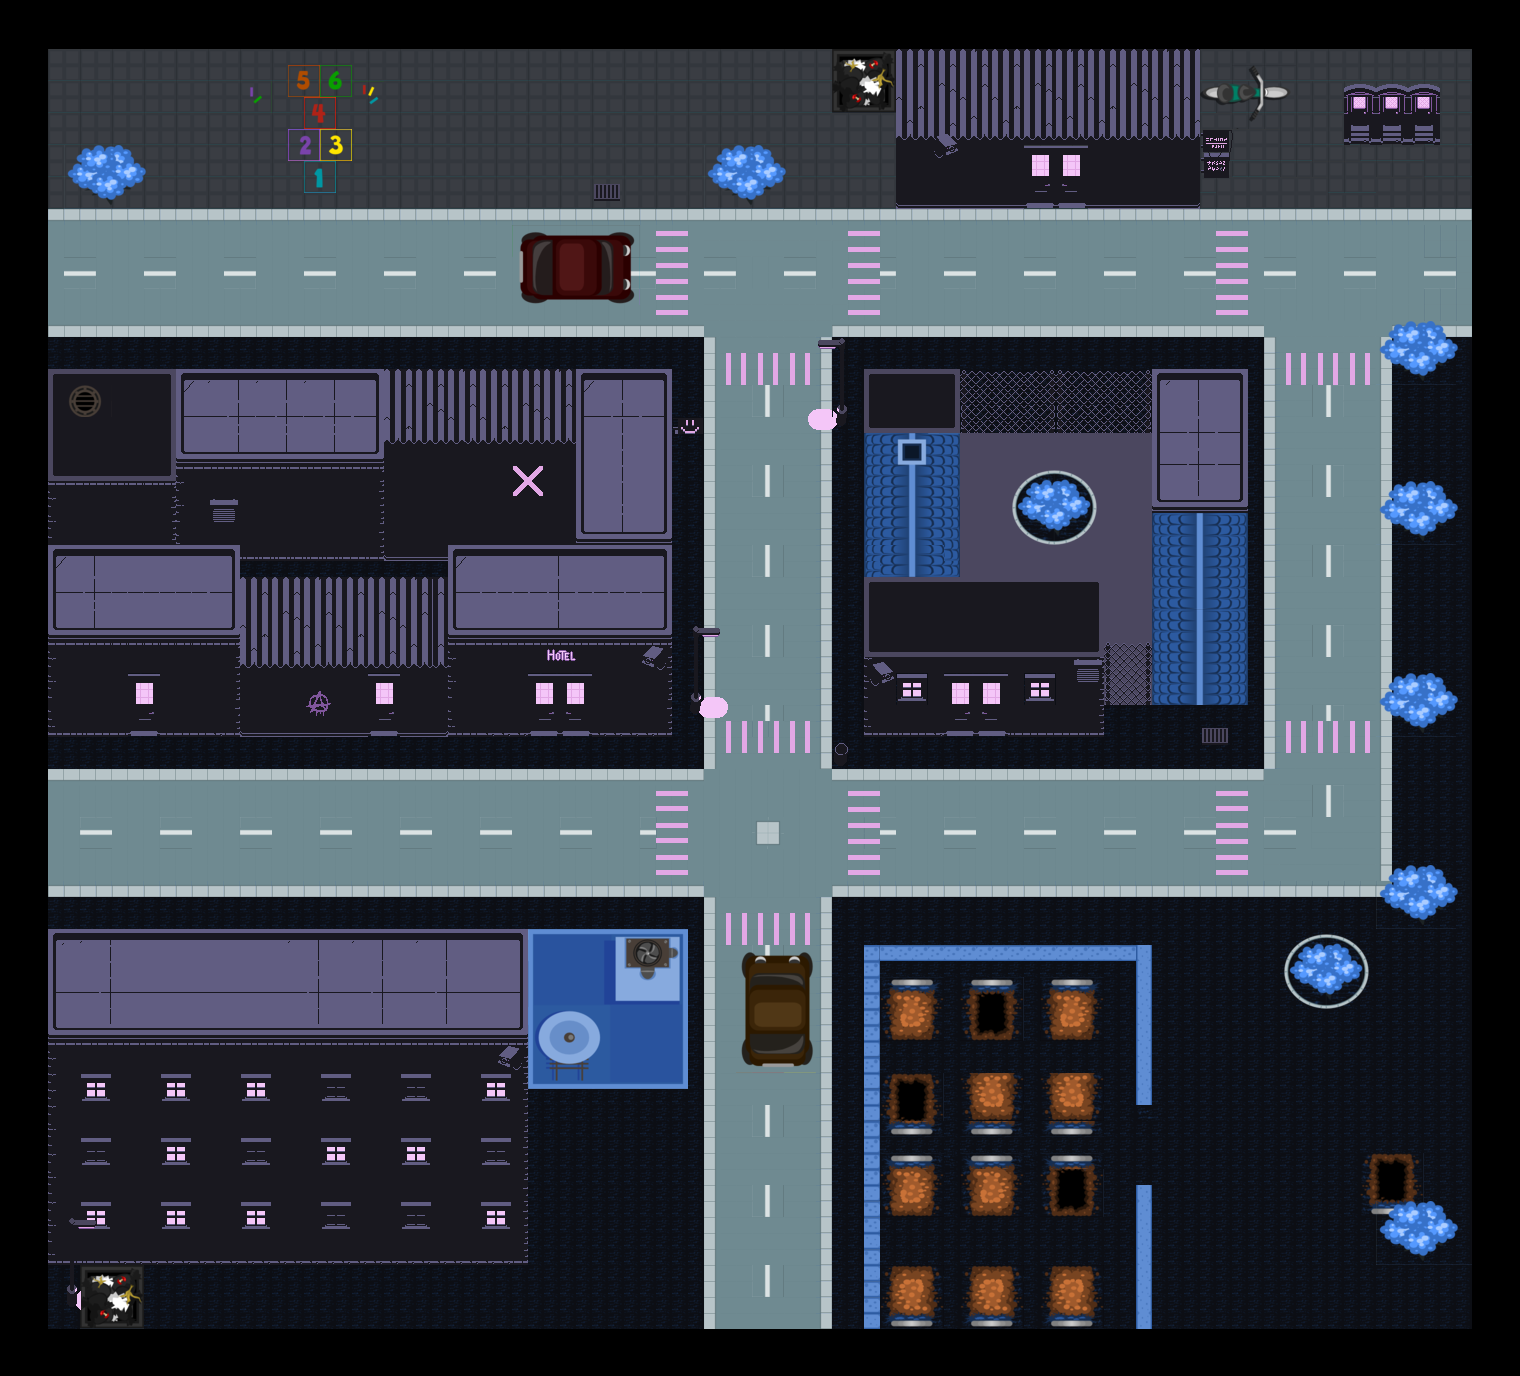

A level layout from a 2D game, rendered from its tile map. Below: a short description, then the map file with tile-grid data replaced by summaries:
An orthogonal 95x86 tile map with 16x16 px tiles, 8 tile layers (Ground, Wall1, Wall2, ObjCanMove, ...), 1 hidden layer not drawn, 5 tilesets.

<map version="1.10" tiledversion="1.10.2" orientation="orthogonal" renderorder="right-down" width="95" height="86" tilewidth="16" tileheight="16" infinite="0" nextlayerid="13" nextobjectid="3">
 <tileset firstgid="1" source="../Tile/blackblock.tsx" />
 <tileset firstgid="2" source="../Tile/town.tsx" />
 <tileset firstgid="602" source="../Tile/cyberpunk.tsx" />
 <tileset firstgid="1082" name="seven_eleven_tileset" tilewidth="16" tileheight="16" tilecount="90" columns="6">
  <image source="../../Market/Package/seven_eleven_tileset.png" width="104" height="240" />
 </tileset>
 <tileset firstgid="1172" name="seven_eleven_tileset" tilewidth="16" tileheight="16" tilecount="90" columns="6">
  <image source="../../Market/Package/seven_eleven_tileset.png" width="104" height="240" />
 </tileset>
 <layer id="5" name="Void" width="95" height="86" visible="0">
  <data>[8170 cells, 8170 non-empty, 1 distinct tile ids]</data>
 </layer>
 <layer id="6" name="Ground" width="95" height="86" offsetx="0.848485" offsety="1.87879">
  <data>[8170 cells, 7044 non-empty, 36 distinct tile ids]</data>
 </layer>
 <layer id="3" name="Wall1" width="95" height="86" offsetx="0.848485" offsety="1.87879">
  <data>[8170 cells, 724 non-empty, 119 distinct tile ids]</data>
 </layer>
 <layer id="4" name="Wall2" width="95" height="86" offsetx="0.848485" offsety="1.87879">
  <data>[8170 cells, 1 non-empty, 1 distinct tile ids]</data>
 </layer>
 <layer id="8" name="ObjCanMove" width="95" height="86" offsetx="0.848485" offsety="1.87879">
  <data>[8170 cells, 2076 non-empty, 368 distinct tile ids]</data>
 </layer>
 <layer id="9" name="ObjCanMove2" width="95" height="86" offsetx="0.848485" offsety="1.87879">
  <data>[8170 cells, 114 non-empty, 38 distinct tile ids]</data>
 </layer>
 <layer id="1" name="Object" width="95" height="86" offsetx="0.848485" offsety="1.87879">
  <data>[8170 cells, 457 non-empty, 203 distinct tile ids]</data>
 </layer>
 <layer id="2" name="Object2" width="95" height="86" offsetx="0.848485" offsety="1.87879">
  <data>[8170 cells, 24 non-empty, 24 distinct tile ids]</data>
 </layer>
 <layer id="10" name="OverlapPlayer" width="95" height="86" offsetx="1" offsety="2">
  <data>[8170 cells, 38 non-empty, 32 distinct tile ids]</data>
 </layer>
</map>
